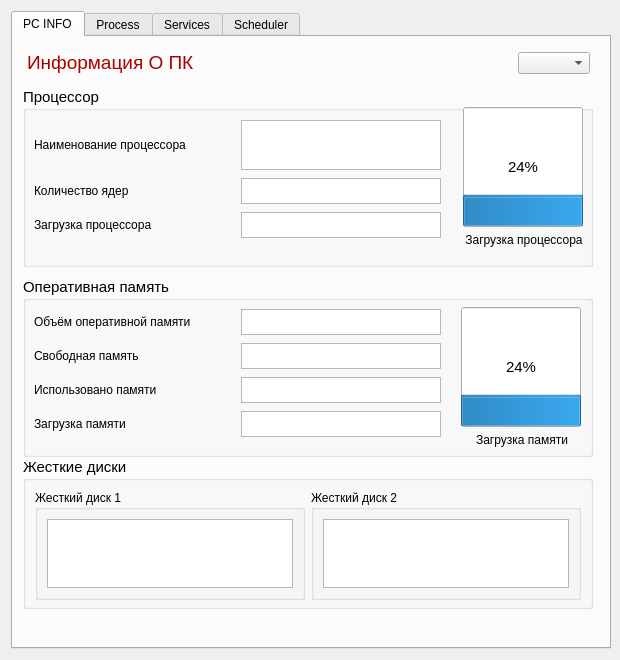
<?xml version="1.0" encoding="UTF-8"?>
<ui version="4.0">
 <class>Form</class>
 <widget class="QWidget" name="Form">
  <property name="geometry">
   <rect>
    <x>0</x>
    <y>0</y>
    <width>620</width>
    <height>660</height>
   </rect>
  </property>
  <property name="minimumSize">
   <size>
    <width>620</width>
    <height>660</height>
   </size>
  </property>
  <property name="maximumSize">
   <size>
    <width>620</width>
    <height>660</height>
   </size>
  </property>
  <property name="windowTitle">
   <string>Form</string>
  </property>
  <layout class="QHBoxLayout" name="horizontalLayout_7">
   <item>
    <widget class="QTabWidget" name="tabWidget">
     <property name="minimumSize">
      <size>
       <width>600</width>
       <height>620</height>
      </size>
     </property>
     <property name="currentIndex">
      <number>0</number>
     </property>
     <widget class="QWidget" name="tab">
      <attribute name="title">
       <string>PC INFO</string>
      </attribute>
      <widget class="QGroupBox" name="groupBox">
       <property name="geometry">
        <rect>
         <x>10</x>
         <y>240</y>
         <width>570</width>
         <height>180</height>
        </rect>
       </property>
       <property name="minimumSize">
        <size>
         <width>570</width>
         <height>150</height>
        </size>
       </property>
       <property name="font">
        <font>
         <pointsize>11</pointsize>
        </font>
       </property>
       <property name="toolTip">
        <string>&lt;html&gt;&lt;head/&gt;&lt;body&gt;&lt;p&gt;&lt;span style=&quot; font-size:11pt; color:#aa5500;&quot;&gt;Оперативная память &lt;/span&gt;&lt;/p&gt;&lt;/body&gt;&lt;/html&gt;</string>
       </property>
       <property name="title">
        <string>Оперативная память </string>
       </property>
       <widget class="QWidget" name="layoutWidget">
        <property name="geometry">
         <rect>
          <x>438</x>
          <y>30</y>
          <width>122</width>
          <height>140</height>
         </rect>
        </property>
        <layout class="QVBoxLayout" name="verticalLayout">
         <item>
          <widget class="QProgressBar" name="progressBar_mem">
           <property name="minimumSize">
            <size>
             <width>120</width>
             <height>50</height>
            </size>
           </property>
           <property name="value">
            <number>24</number>
           </property>
           <property name="orientation">
            <enum>Qt::Vertical</enum>
           </property>
          </widget>
         </item>
         <item>
          <widget class="QLabel" name="label_9">
           <property name="minimumSize">
            <size>
             <width>120</width>
             <height>0</height>
            </size>
           </property>
           <property name="font">
            <font>
             <pointsize>9</pointsize>
            </font>
           </property>
           <property name="text">
            <string>&lt;html&gt;&lt;head/&gt;&lt;body&gt;&lt;p align=&quot;center&quot;&gt;Загрузка памяти&lt;/p&gt;&lt;/body&gt;&lt;/html&gt;</string>
           </property>
          </widget>
         </item>
        </layout>
       </widget>
       <widget class="QWidget" name="layoutWidget">
        <property name="geometry">
         <rect>
          <x>10</x>
          <y>30</y>
          <width>410</width>
          <height>132</height>
         </rect>
        </property>
        <layout class="QVBoxLayout" name="verticalLayout_3">
         <item>
          <layout class="QHBoxLayout" name="horizontalLayout_6">
           <item>
            <widget class="QLabel" name="label_7">
             <property name="minimumSize">
              <size>
               <width>200</width>
               <height>0</height>
              </size>
             </property>
             <property name="maximumSize">
              <size>
               <width>200</width>
               <height>50</height>
              </size>
             </property>
             <property name="font">
              <font>
               <pointsize>9</pointsize>
              </font>
             </property>
             <property name="text">
              <string>Объём оперативной памяти</string>
             </property>
            </widget>
           </item>
           <item>
            <widget class="QTextEdit" name="textEdit_mem_1">
             <property name="minimumSize">
              <size>
               <width>200</width>
               <height>26</height>
              </size>
             </property>
             <property name="maximumSize">
              <size>
               <width>200</width>
               <height>25</height>
              </size>
             </property>
             <property name="font">
              <font>
               <pointsize>9</pointsize>
              </font>
             </property>
            </widget>
           </item>
          </layout>
         </item>
         <item>
          <layout class="QHBoxLayout" name="horizontalLayout_5">
           <item>
            <widget class="QLabel" name="label_8">
             <property name="minimumSize">
              <size>
               <width>200</width>
               <height>0</height>
              </size>
             </property>
             <property name="maximumSize">
              <size>
               <width>200</width>
               <height>50</height>
              </size>
             </property>
             <property name="font">
              <font>
               <pointsize>9</pointsize>
              </font>
             </property>
             <property name="text">
              <string>Свободная память</string>
             </property>
            </widget>
           </item>
           <item>
            <widget class="QTextEdit" name="textEdit_mem_2">
             <property name="minimumSize">
              <size>
               <width>200</width>
               <height>26</height>
              </size>
             </property>
             <property name="maximumSize">
              <size>
               <width>200</width>
               <height>26</height>
              </size>
             </property>
             <property name="font">
              <font>
               <pointsize>9</pointsize>
              </font>
             </property>
            </widget>
           </item>
          </layout>
         </item>
         <item>
          <layout class="QHBoxLayout" name="horizontalLayout_4">
           <item>
            <widget class="QLabel" name="label_11">
             <property name="minimumSize">
              <size>
               <width>200</width>
               <height>0</height>
              </size>
             </property>
             <property name="maximumSize">
              <size>
               <width>200</width>
               <height>50</height>
              </size>
             </property>
             <property name="font">
              <font>
               <pointsize>9</pointsize>
              </font>
             </property>
             <property name="text">
              <string>Использовано памяти</string>
             </property>
            </widget>
           </item>
           <item>
            <widget class="QTextEdit" name="textEdit_mem_3">
             <property name="minimumSize">
              <size>
               <width>200</width>
               <height>26</height>
              </size>
             </property>
             <property name="maximumSize">
              <size>
               <width>200</width>
               <height>26</height>
              </size>
             </property>
             <property name="font">
              <font>
               <pointsize>9</pointsize>
              </font>
             </property>
            </widget>
           </item>
          </layout>
         </item>
         <item>
          <layout class="QHBoxLayout" name="horizontalLayout_14">
           <item>
            <widget class="QLabel" name="label_13">
             <property name="minimumSize">
              <size>
               <width>200</width>
               <height>0</height>
              </size>
             </property>
             <property name="maximumSize">
              <size>
               <width>200</width>
               <height>50</height>
              </size>
             </property>
             <property name="font">
              <font>
               <pointsize>9</pointsize>
              </font>
             </property>
             <property name="text">
              <string>Загрузка памяти</string>
             </property>
            </widget>
           </item>
           <item>
            <widget class="QTextEdit" name="textEdit_mem_4">
             <property name="minimumSize">
              <size>
               <width>200</width>
               <height>26</height>
              </size>
             </property>
             <property name="maximumSize">
              <size>
               <width>200</width>
               <height>26</height>
              </size>
             </property>
             <property name="font">
              <font>
               <pointsize>9</pointsize>
              </font>
             </property>
            </widget>
           </item>
          </layout>
         </item>
        </layout>
       </widget>
      </widget>
      <widget class="QGroupBox" name="groupBox_2">
       <property name="geometry">
        <rect>
         <x>10</x>
         <y>50</y>
         <width>570</width>
         <height>180</height>
        </rect>
       </property>
       <property name="minimumSize">
        <size>
         <width>570</width>
         <height>150</height>
        </size>
       </property>
       <property name="font">
        <font>
         <pointsize>11</pointsize>
        </font>
       </property>
       <property name="title">
        <string>Процессор</string>
       </property>
       <widget class="QWidget" name="layoutWidget">
        <property name="geometry">
         <rect>
          <x>440</x>
          <y>20</y>
          <width>122</width>
          <height>140</height>
         </rect>
        </property>
        <layout class="QVBoxLayout" name="verticalLayout_2">
         <item>
          <widget class="QProgressBar" name="progressBar_proc">
           <property name="minimumSize">
            <size>
             <width>120</width>
             <height>50</height>
            </size>
           </property>
           <property name="value">
            <number>24</number>
           </property>
           <property name="orientation">
            <enum>Qt::Vertical</enum>
           </property>
          </widget>
         </item>
         <item>
          <widget class="QLabel" name="label_5">
           <property name="minimumSize">
            <size>
             <width>120</width>
             <height>0</height>
            </size>
           </property>
           <property name="font">
            <font>
             <pointsize>9</pointsize>
            </font>
           </property>
           <property name="text">
            <string>&lt;html&gt;&lt;head/&gt;&lt;body&gt;&lt;p align=&quot;center&quot;&gt;Загрузка процессора&lt;/p&gt;&lt;/body&gt;&lt;/html&gt;</string>
           </property>
          </widget>
         </item>
        </layout>
       </widget>
       <widget class="QWidget" name="layoutWidget">
        <property name="geometry">
         <rect>
          <x>10</x>
          <y>31</y>
          <width>410</width>
          <height>122</height>
         </rect>
        </property>
        <layout class="QVBoxLayout" name="verticalLayout_4">
         <item>
          <layout class="QHBoxLayout" name="horizontalLayout_2">
           <item>
            <widget class="QLabel" name="label_3">
             <property name="minimumSize">
              <size>
               <width>200</width>
               <height>0</height>
              </size>
             </property>
             <property name="maximumSize">
              <size>
               <width>200</width>
               <height>50</height>
              </size>
             </property>
             <property name="font">
              <font>
               <pointsize>9</pointsize>
              </font>
             </property>
             <property name="text">
              <string>Наименование процессора</string>
             </property>
            </widget>
           </item>
           <item>
            <widget class="QTextEdit" name="textEdit_proc_name">
             <property name="minimumSize">
              <size>
               <width>200</width>
               <height>50</height>
              </size>
             </property>
             <property name="maximumSize">
              <size>
               <width>200</width>
               <height>50</height>
              </size>
             </property>
             <property name="font">
              <font>
               <pointsize>9</pointsize>
              </font>
             </property>
            </widget>
           </item>
          </layout>
         </item>
         <item>
          <layout class="QHBoxLayout" name="horizontalLayout_13">
           <item>
            <widget class="QLabel" name="label_4">
             <property name="minimumSize">
              <size>
               <width>200</width>
               <height>0</height>
              </size>
             </property>
             <property name="maximumSize">
              <size>
               <width>200</width>
               <height>50</height>
              </size>
             </property>
             <property name="font">
              <font>
               <pointsize>9</pointsize>
              </font>
             </property>
             <property name="text">
              <string>Количество ядер</string>
             </property>
            </widget>
           </item>
           <item>
            <widget class="QTextEdit" name="textEdit_proc_core">
             <property name="minimumSize">
              <size>
               <width>200</width>
               <height>26</height>
              </size>
             </property>
             <property name="maximumSize">
              <size>
               <width>200</width>
               <height>26</height>
              </size>
             </property>
             <property name="font">
              <font>
               <pointsize>9</pointsize>
              </font>
             </property>
            </widget>
           </item>
          </layout>
         </item>
         <item>
          <layout class="QHBoxLayout" name="horizontalLayout">
           <item>
            <widget class="QLabel" name="label_12">
             <property name="minimumSize">
              <size>
               <width>200</width>
               <height>0</height>
              </size>
             </property>
             <property name="maximumSize">
              <size>
               <width>200</width>
               <height>50</height>
              </size>
             </property>
             <property name="font">
              <font>
               <pointsize>9</pointsize>
              </font>
             </property>
             <property name="text">
              <string>Загрузка процессора</string>
             </property>
            </widget>
           </item>
           <item>
            <widget class="QTextEdit" name="textEdit_proc_core_2">
             <property name="minimumSize">
              <size>
               <width>200</width>
               <height>26</height>
              </size>
             </property>
             <property name="maximumSize">
              <size>
               <width>200</width>
               <height>26</height>
              </size>
             </property>
             <property name="font">
              <font>
               <pointsize>9</pointsize>
              </font>
             </property>
            </widget>
           </item>
          </layout>
         </item>
        </layout>
       </widget>
      </widget>
      <widget class="QGroupBox" name="groupBox_3">
       <property name="geometry">
        <rect>
         <x>10</x>
         <y>420</y>
         <width>570</width>
         <height>152</height>
        </rect>
       </property>
       <property name="minimumSize">
        <size>
         <width>570</width>
         <height>150</height>
        </size>
       </property>
       <property name="font">
        <font>
         <pointsize>11</pointsize>
        </font>
       </property>
       <property name="title">
        <string>Жесткие диски</string>
       </property>
       <layout class="QHBoxLayout" name="horizontalLayout_9">
        <item>
         <layout class="QHBoxLayout" name="horizontalLayout_8">
          <item>
           <widget class="QGroupBox" name="groupBox_4">
            <property name="minimumSize">
             <size>
              <width>150</width>
              <height>110</height>
             </size>
            </property>
            <property name="font">
             <font>
              <pointsize>9</pointsize>
             </font>
            </property>
            <property name="title">
             <string>Жесткий диск 1</string>
            </property>
            <layout class="QVBoxLayout" name="verticalLayout_5">
             <item>
              <widget class="QTextEdit" name="textEdit_HDD"/>
             </item>
            </layout>
           </widget>
          </item>
          <item>
           <widget class="QGroupBox" name="groupBox_6">
            <property name="minimumSize">
             <size>
              <width>150</width>
              <height>110</height>
             </size>
            </property>
            <property name="font">
             <font>
              <pointsize>9</pointsize>
             </font>
            </property>
            <property name="title">
             <string>Жесткий диск 2</string>
            </property>
            <layout class="QVBoxLayout" name="verticalLayout_7">
             <item>
              <widget class="QTextEdit" name="textEdit_HDD2"/>
             </item>
            </layout>
           </widget>
          </item>
         </layout>
        </item>
       </layout>
      </widget>
      <widget class="QWidget" name="layoutWidget">
       <property name="geometry">
        <rect>
         <x>14</x>
         <y>12</y>
         <width>563</width>
         <height>28</height>
        </rect>
       </property>
       <layout class="QHBoxLayout" name="horizontalLayout_3">
        <item>
         <widget class="QLabel" name="label">
          <property name="minimumSize">
           <size>
            <width>170</width>
            <height>0</height>
           </size>
          </property>
          <property name="text">
           <string>&lt;html&gt;&lt;head/&gt;&lt;body&gt;&lt;p&gt;&lt;span style=&quot; font-size:14pt; color:#aa0000;&quot;&gt;Информация О ПК&lt;/span&gt;&lt;/p&gt;&lt;/body&gt;&lt;/html&gt;</string>
          </property>
         </widget>
        </item>
        <item>
         <spacer name="horizontalSpacer">
          <property name="orientation">
           <enum>Qt::Horizontal</enum>
          </property>
          <property name="sizeHint" stdset="0">
           <size>
            <width>310</width>
            <height>17</height>
           </size>
          </property>
         </spacer>
        </item>
        <item>
         <widget class="QComboBox" name="comboBox"/>
        </item>
       </layout>
      </widget>
     </widget>
     <widget class="QWidget" name="Process">
      <attribute name="title">
       <string>Process</string>
      </attribute>
      <layout class="QVBoxLayout" name="verticalLayout_8">
       <item>
        <widget class="QLabel" name="label_2">
         <property name="minimumSize">
          <size>
           <width>170</width>
           <height>0</height>
          </size>
         </property>
         <property name="text">
          <string>&lt;html&gt;&lt;head/&gt;&lt;body&gt;&lt;p&gt;&lt;span style=&quot; font-size:14pt; color:#aa0000;&quot;&gt;Информация о запущеных процессах&lt;/span&gt;&lt;/p&gt;&lt;/body&gt;&lt;/html&gt;</string>
         </property>
        </widget>
       </item>
       <item>
        <widget class="QScrollArea" name="scrollArea">
         <property name="widgetResizable">
          <bool>true</bool>
         </property>
         <widget class="QWidget" name="scrollAreaWidgetContents">
          <property name="geometry">
           <rect>
            <x>0</x>
            <y>0</y>
            <width>576</width>
            <height>561</height>
           </rect>
          </property>
          <layout class="QHBoxLayout" name="horizontalLayout_10">
           <item>
            <widget class="QTableWidget" name="table_proc">
             <property name="font">
              <font>
               <pointsize>9</pointsize>
              </font>
             </property>
            </widget>
           </item>
          </layout>
         </widget>
        </widget>
       </item>
      </layout>
     </widget>
     <widget class="QWidget" name="tab_3">
      <attribute name="title">
       <string>Services</string>
      </attribute>
      <layout class="QVBoxLayout" name="verticalLayout_6">
       <item>
        <widget class="QLabel" name="label_6">
         <property name="minimumSize">
          <size>
           <width>170</width>
           <height>0</height>
          </size>
         </property>
         <property name="text">
          <string>&lt;html&gt;&lt;head/&gt;&lt;body&gt;&lt;p&gt;&lt;span style=&quot; font-size:14pt; color:#aa0000;&quot;&gt;Информация о запущеных службах&lt;/span&gt;&lt;/p&gt;&lt;/body&gt;&lt;/html&gt;</string>
         </property>
        </widget>
       </item>
       <item>
        <widget class="QScrollArea" name="scrollArea_2">
         <property name="widgetResizable">
          <bool>true</bool>
         </property>
         <widget class="QWidget" name="scrollAreaWidgetContents_2">
          <property name="geometry">
           <rect>
            <x>0</x>
            <y>0</y>
            <width>576</width>
            <height>561</height>
           </rect>
          </property>
          <layout class="QHBoxLayout" name="horizontalLayout_11">
           <item>
            <widget class="QTableWidget" name="table_service">
             <property name="font">
              <font>
               <pointsize>9</pointsize>
              </font>
             </property>
            </widget>
           </item>
          </layout>
         </widget>
        </widget>
       </item>
      </layout>
     </widget>
     <widget class="QWidget" name="tab_2">
      <attribute name="title">
       <string>Scheduler</string>
      </attribute>
      <layout class="QHBoxLayout" name="horizontalLayout_12">
       <item>
        <layout class="QVBoxLayout" name="verticalLayout_10">
         <item>
          <widget class="QLabel" name="label_10">
           <property name="minimumSize">
            <size>
             <width>170</width>
             <height>0</height>
            </size>
           </property>
           <property name="text">
            <string>&lt;html&gt;&lt;head/&gt;&lt;body&gt;&lt;p&gt;&lt;span style=&quot; font-size:14pt; color:#aa0000;&quot;&gt;Информация о планировщике задач&lt;/span&gt;&lt;/p&gt;&lt;/body&gt;&lt;/html&gt;</string>
           </property>
          </widget>
         </item>
         <item>
          <widget class="QScrollArea" name="scrollArea_3">
           <property name="widgetResizable">
            <bool>true</bool>
           </property>
           <widget class="QWidget" name="scrollAreaWidgetContents_3">
            <property name="geometry">
             <rect>
              <x>0</x>
              <y>0</y>
              <width>574</width>
              <height>559</height>
             </rect>
            </property>
            <layout class="QHBoxLayout" name="horizontalLayout_15">
             <item>
              <widget class="QTableWidget" name="table_sched">
               <property name="font">
                <font>
                 <pointsize>9</pointsize>
                </font>
               </property>
              </widget>
             </item>
            </layout>
           </widget>
          </widget>
         </item>
        </layout>
       </item>
      </layout>
     </widget>
    </widget>
   </item>
  </layout>
 </widget>
 <resources/>
 <connections/>
</ui>
